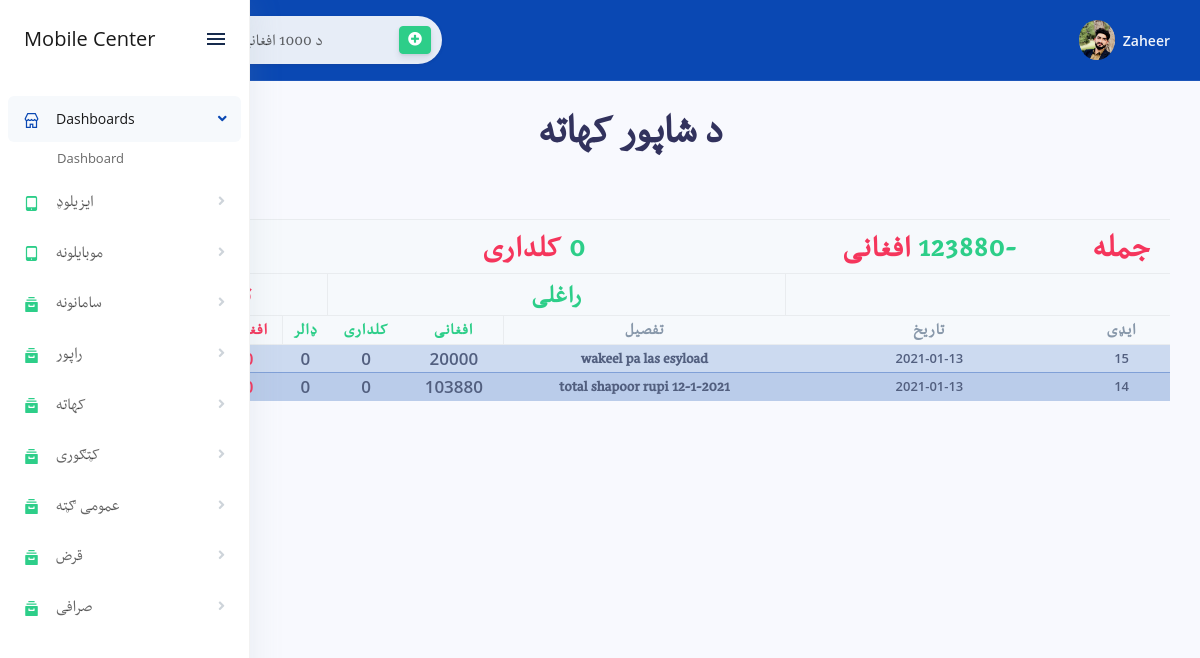
/shapor.php (signed in), run on the app's committed database.
### tables this page shows
CREATE TABLE `income` (
  `income_id` int(11) NOT NULL,
  `income_date` date NOT NULL,
  `income_category` varchar(255) DEFAULT NULL,
  `income_des` varchar(255) DEFAULT NULL,
  `Iprice_af` double DEFAULT NULL,
  `Iprice_rs` double DEFAULT NULL,
  `Iprice_dollar` double DEFAULT NULL,
  `Oprice_af` double DEFAULT NULL,
  `Oprice_rs` double DEFAULT NULL,
  `Oprice_dollar` double DEFAULT NULL
);

### shapor.php (the view)
<?php include "config/connectoin.php"?>
<?php include "includes/header.php";?>
<?php include "includes/sidenav.php";?>
		<div class="main-content" id="panel">
			<?php include "includes/topnav.php";?>
	<div class="container-fluid mt-3">
    <h1 class="display-2 pashtofont text-center"> د شاپور کهاته</h1>
		<div class="row">
            <div class="col-xl-12" dir="rtl">
<?php
$query = "SELECT SUM(Iprice_af) as RtotalAF,SUM(Iprice_rs) as RtotalRS,SUM(Iprice_dollar) as RtotalDollar,SUM(Oprice_af) as TtotalAF,SUM(Oprice_rs) as TtotalRS,SUM(Oprice_dollar) as TtotalDollar FROM income WHERE income_category = 'شاپور'";
$querySumAF = mysqli_query($connection, $query);
while ($rows = mysqli_fetch_assoc($querySumAF)) {
    $raf = $rows['RtotalAF'];
    $rrs = $rows['RtotalRS'];
    $rd = $rows['RtotalDollar'];
    $taf = $rows['TtotalAF'];
    $trs = $rows['TtotalRS'];
    $td = $rows['TtotalDollar'];
    $grandTotalAF = $taf - $raf;
    $grandTotalRS = $trs - $rrs;
    $grandTotalDollar = $td - $rd;
}
?>
 <div class="table-responsive mt-5">
              <table class="table align-items-center table-condensed table-flush table-bordered table-striped table-primary" id="">
                <thead class="thead-light">
<tr class="text-center pashtofont text-success">
<th style="font-size:34px;" class="text-danger"> جمله  </th>
<th style="font-size:32px;" colspan="" ><span class="text-success"><?=$grandTotalAF?></span><span class="text-danger">  افغانی</span> </th>
<th style="font-size:32px;" colspan="4"><span class="text-success"><?=$grandTotalRS?></span><span class="text-danger">  کلداری</span></th>
<th style="font-size:32px;" colspan="3" ><span class="text-success"><?=$grandTotalDollar?></span><span class="text-danger">  دالر</span></th>
</tr>
<tr class="text-center pashtofont text-success">
<th></th>
<th></th>
<th colspan="3" style="font-size:26px;" class="text-success border-left border-right">راغلی</th>
<th colspan="3" style="font-size:26px;" class="text-danger border-left">تللی</th>
</tr>
<tr class="pashtofont text-center">
<th style="font-size:17px;">ایډی</th>
<th style="font-size:17px;">تاریخ</th>
<th style="font-size:17px">تفصیل</th>
<th style="font-size:17px" class="text-success border-right">افغانی</th>
<th style="font-size:17px" class="text-success">کلداری</th>
<th style="font-size:17px" class="text-success border-left">ډالر</th>
<th style="font-size:17px" class="text-danger">افغانی</th>
<th style="font-size:17px" class="text-danger">کلداری</th>
<th style="font-size:17px" class="text-danger border-left">ډالر</th>
</tr>
</thead>
<tbody class="list">
<?php
$query = "SELECT * FROM income WHERE income_category = 'شاپور' ORDER BY income_id DESC";
$displayIncome = mysqli_query($connection, $query);
while ($rows = mysqli_fetch_assoc($displayIncome)) {
    $incomeID = $rows['income_id'];
    $incomeDate = $rows['income_date'];
    $incomeDes = $rows['income_des'];
    $incomeIAF = $rows['Iprice_af'];
    $incomeIRS = $rows['Iprice_rs'];
    $incomeIDollor = $rows['Iprice_dollar'];
    $incomeOAF = $rows['Oprice_af'];
    $incomeORS = $rows['Oprice_rs'];
    $incomeODollor = $rows['Oprice_dollar'];
    ?>
         <tr style="" class='text-center font-weight-600 '>
         <td><?=$incomeID?></td>
        <td><?=$incomeDate?></td>
            <td class="pashtofont" style="font-size:17px"><?=$incomeDes?></td>
		<td style="font-size:17px"><?=$incomeIAF?></td>
<td style="font-size:17px"><?=$incomeIRS?></td>
<td style="font-size:17px"><?=$incomeIDollor?></td>
<td class="text-danger " style="font-size:17px"><?=$incomeOAF?></td>
<td class="text-danger " style="font-size:17px"><?=$incomeORS?></td>
<td class="text-danger " style="font-size:17px"><?=$incomeODollor?></td>
        </tr>
<?php }?>
        </tbody>
    </table>
</div>
				</div>
</div>
</div>
</div>
				<?php include "includes/footer.php";?>

### css/mystyle.css (style rules this page uses)
.pashtofont { font-family: 'MyPashtoFont'; }

### includes/header.php (style rules this page uses)
body { overflow-x:hidden; }

### data on the page
income: income_id "15", income_date "2021-01-13", income_des "wakeel pa las esyload", Iprice_af "20000", Iprice_rs "0", Iprice_dollar "0"
income: income_id "14", income_date "2021-01-13", income_des "total shapoor rupi 12-1-2021", Iprice_af "103880", Iprice_rs "0", Iprice_dollar "0"

### other printed values
$_SESSION['username'] "Zaheer"
$grandTotalAF "-123880"
$grandTotalRS "0"
